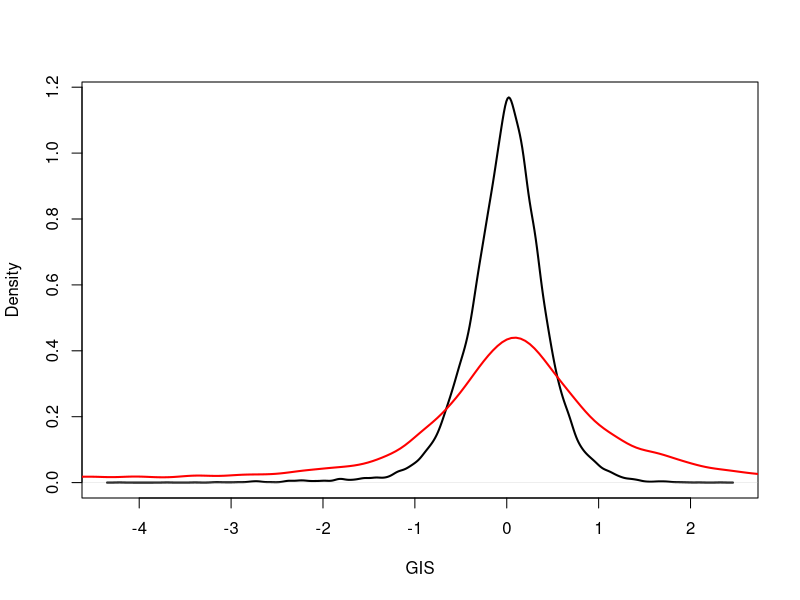

R code for this plot:
library(dplyr)
pos_cut <- 0.146
neg_cut <- -0.079

pos_cut <- 1#1e-10#0.089#0.146
neg_cut <- -1#e-10#0.01#-0.079

this.dir <- dirname(parent.frame(2)$ofile)
setwd(this.dir)
setwd('../data')

gi_data <- read.table('table_s1_new.tsv',head=T,stringsAsFactors = F)

gi_data_unfiltered <- gi_data

gi_data <-
  dplyr::filter(gi_data, Remove_by_Chromosomal_distance_or_SameGene == 'no')

#Neutral-Neutral pairs
nn_pairs <-
  gi_data$Type_of_gene_i == 'Neutral' &
  gi_data$Type_of_gene_j == 'Neutral'

ddr_pairs <-
  gi_data$Type_of_gene_i == 'DNA_repair' &
  gi_data$Type_of_gene_j == 'DNA_repair'



#Alternatively, can define all non DNA_repair - DNA_repair as neutral
nn_pairs <-
  gi_data$Type_of_gene_i != 'DNA_repair' | gi_data$Type_of_gene_j != 'DNA_repair'

#stop()

gi_scores <- gi_data[,grep('^GIS',colnames(gi_data))]
gi_scores_unfiltered <- gi_data_unfiltered[,grep('^GIS',colnames(gi_data))]
z_cols <-
  grep('Class',
       grep('^Z_GIS', colnames(gi_data), val = T),
       invert = T,
       val = T)

z_scores <- gi_data[,z_cols]

nn_scores <- gi_scores[nn_pairs,]
non_nn_scores <- gi_scores[ddr_pairs,]

plot(density(unlist(nn_scores)),lwd=2,xlab='GIS',main='')
lines(density(unlist(non_nn_scores)),lwd=2,col='red')

fdr_vec <- c()
result_table <- c()
for(condition in colnames(gi_scores)){
  all_scores <- gi_scores_unfiltered[,condition]
  nn_scores_cond <-  nn_scores[,condition]#unlist(as.vector(nn_scores))#nn_scores[,condition]
  non_nn_scores_cond <- non_nn_scores[,condition]#unlist(as.vector(non_nn_scores))#
  
  pos_prec_vec <- sapply(1:length(non_nn_scores_cond),function(i){
    observed <- sum(non_nn_scores_cond >= non_nn_scores_cond[i])
    expected <- sum(nn_scores_cond >= non_nn_scores_cond[i])
    #expected should never be 0
    expected <- max(expected,1)
    
    expected <- expected/length(nn_scores_cond)
    expected <- expected*length(non_nn_scores_cond)
    fdr <- (expected/observed)
    fdr <- min(fdr,1)
    return(1 - fdr)
  })
  
  neg_prec_vec <- sapply(1:length(non_nn_scores_cond),function(i){
    observed <- sum(non_nn_scores_cond <= non_nn_scores_cond[i])
    expected <- sum(nn_scores_cond <= non_nn_scores_cond[i])
    #expected should never be 0
    expected <- max(expected,1)
    
    expected <- expected/length(nn_scores_cond)
    expected <- expected*length(non_nn_scores_cond)
    
    fdr <- (expected/observed)
    fdr <- min(fdr,1)
    return(1 - fdr)
  })
  
  continuous_pos_prec_vec <- approx(non_nn_scores_cond,pos_prec_vec,n=10000)
  continuous_neg_prec_vec <- approx(non_nn_scores_cond,neg_prec_vec,n=10000)
  
  fdr_scores <- all_scores
  fdr_scores[all_scores < 0] <- 1 - sapply(all_scores[all_scores < 0],function(score){
    continuous_neg_prec_vec$y[which.min(abs(continuous_neg_prec_vec$x - score))]
  })
  fdr_scores[all_scores > 0] <- 1 - sapply(all_scores[all_scores > 0],function(score){
    continuous_pos_prec_vec$y[which.min(abs(continuous_pos_prec_vec$x - score))]
  })
  
  fdr_vec <- cbind(fdr_vec,fdr_scores)
  
  #print(condition)
  neg <- sum(non_nn_scores[,condition] < neg_cut)
  pos <- sum(non_nn_scores[,condition] > pos_cut)
  fp_neg_gis <- round((sum(nn_scores_cond < neg_cut)/length(nn_scores_cond))*length(non_nn_scores_cond))
  fp_pos_gis <- round((sum(nn_scores_cond > pos_cut)/length(nn_scores_cond))*length(non_nn_scores_cond))
  
  fdr_neg <- format(max(fp_neg_gis,1)/neg,digits=2)
  fdr_pos <- format(max(fp_pos_gis,1)/pos,digits=2)
  
  fdr_10_cutoff_neg <- max(non_nn_scores_cond[neg_prec_vec > 0.95])
  fdr_10_cutoff_pos <- min(non_nn_scores_cond[pos_prec_vec > 0.95])
  
  result_table <- cbind(result_table,c(pos,neg,fp_pos_gis,fp_neg_gis,fdr_pos,fdr_neg,fdr_10_cutoff_neg,fdr_10_cutoff_pos))
  
  #print(sum(non_nn_scores[,condition] > max(non_nn_scores_cond[neg_prec_vec > 0.98])))
  #print(sum(non_nn_scores[,condition] > min(non_nn_scores_cond[pos_prec_vec > 0.98])))
  
#  plot(non_nn_scores_cond,neg_prec_vec,type='p',xlim=c(-0.5,0.5),col='blue',pch=16,ylim=c(0.5,1),main=condition)
 # points(non_nn_scores_cond,pos_prec_vec,type='p',col='red',pch=16)
#  #abline(h=0.95)
#  abline(v=-0.17)
#  abline(v=0.10)
  
  
}
colnames(result_table) <- sapply(colnames(gi_scores),function(x){strsplit(x,split='\\.')[[1]][2]})
rownames(result_table) <-
  c(
    'Positive Interactions',
    'Negative Interactions',
    'Expected False Positives +GIs',
    'Expected False Positives -GIs',
    'Estimated FDR +GIs',
    'Estimated FDR -GIs',
    '10% FDR Cutoff +GIs',
    '10% FDR Cutoff -GIs'
  )
#for(i in 1:sort(non_nn_scores))

